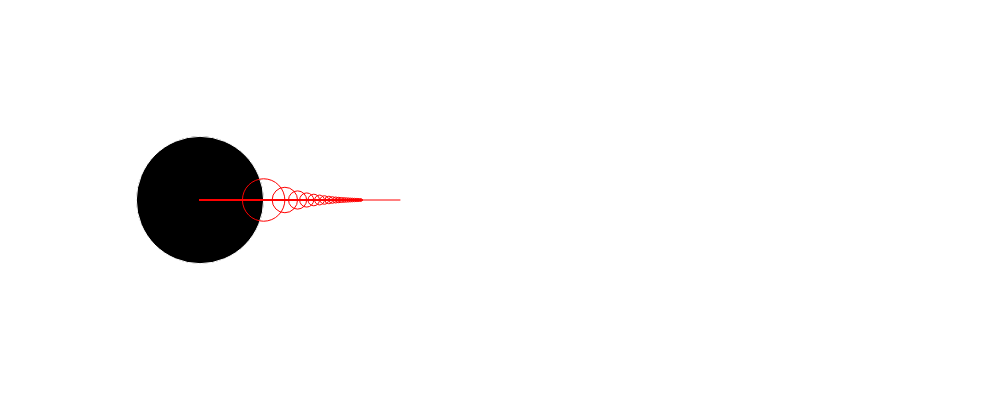
Frame 1 (no input)
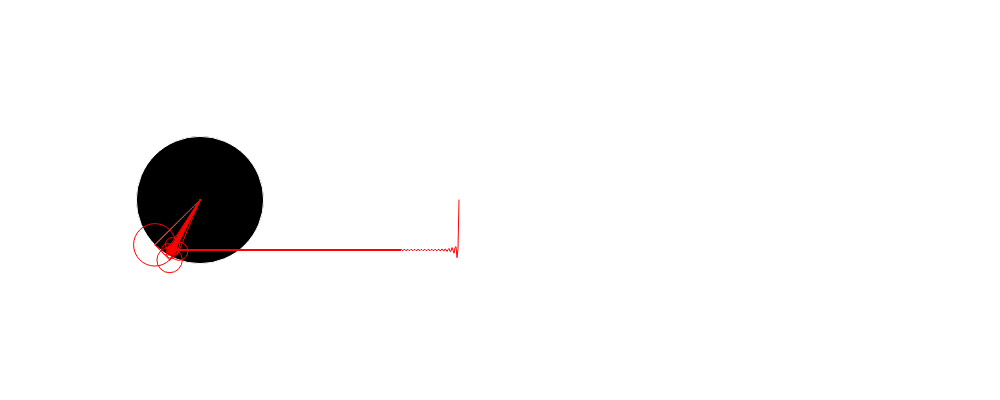
Frame 60 (no input)
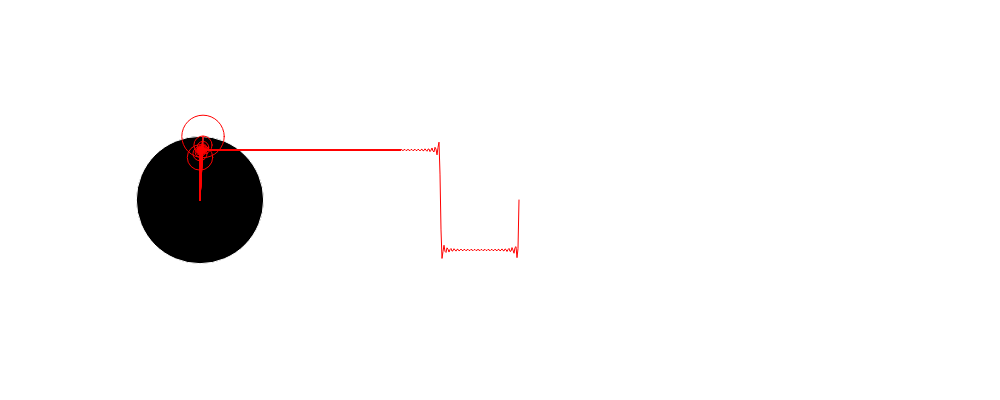
Frame 120 (the mouse pressed at the canvas centre since frame 60)

The p5.js sketch that drew these frames (run headless with seeded random() and noise() and a simulated clock; from frame 60 on, the mouse is pressed at the canvas centre):

// p5.js sketch
// ── sketch.js
function setup() {
background(0);
   createCanvas(1000, 400);
  }

  let radius=50;
  let angle=0;
  let wave=[];
  let x,y;
  /*  First circle:4 (sin * x ) / PI 
      Second circle:4 (sin * 3x ) / 3*PI
      Third circle:4 (sin * 5x ) / 5*PI
  */

function FourierSolves(){
  n=1;
  x=0;
  y=0;
  for(let i=0;i<23;i++){
  radius=(4/(Math.PI*n)) * 50;
  previousx=x;
  previousy=y;
  ellipse(x,y,2*radius);
    
  noFill();

  x= radius*cos(angle*n)+x;
  y=radius*sin(angle*n)+y;


n=n+2;


line(x,y,previousx,previousy);
stroke(255,0,0);
line(0,0,x,y);

}
wave.unshift(y);

}
function draw() {
  
  setupHelper();
  FourierSolves();
  waveDrawer();
  waveCleaner();
  angle=angle+0.04;

}

function waveDrawer()
{

  translate(200,0);
  beginShape();
    noFill();
    for( let i=0;i<wave.length;i++){
    vertex(i,wave[i]);
  
      line(x-200,y,0,wave[0]);

    }

  endShape();

}

function waveCleaner(){
  if(wave.length>300){
    wave.pop();
  }
}

function setupHelper(){
  background(255 ,255,255);
  translate(200,200);
  stroke(255);
  fill(0);

}
